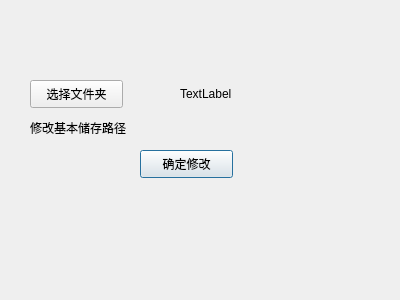
<?xml version="1.0" encoding="UTF-8"?>
<ui version="4.0">
 <class>Dialog</class>
 <widget class="QDialog" name="Dialog">
  <property name="geometry">
   <rect>
    <x>0</x>
    <y>0</y>
    <width>400</width>
    <height>300</height>
   </rect>
  </property>
  <property name="minimumSize">
   <size>
    <width>400</width>
    <height>300</height>
   </size>
  </property>
  <property name="maximumSize">
   <size>
    <width>400</width>
    <height>300</height>
   </size>
  </property>
  <property name="sizeIncrement">
   <size>
    <width>400</width>
    <height>300</height>
   </size>
  </property>
  <property name="baseSize">
   <size>
    <width>400</width>
    <height>300</height>
   </size>
  </property>
  <property name="windowTitle">
   <string>Dialog</string>
  </property>
  <widget class="QPushButton" name="confirm">
   <property name="geometry">
    <rect>
     <x>140</x>
     <y>150</y>
     <width>93</width>
     <height>28</height>
    </rect>
   </property>
   <property name="text">
    <string>确定修改</string>
   </property>
  </widget>
  <widget class="QLabel" name="label_2">
   <property name="geometry">
    <rect>
     <x>30</x>
     <y>120</y>
     <width>120</width>
     <height>16</height>
    </rect>
   </property>
   <property name="text">
    <string>修改基本储存路径</string>
   </property>
  </widget>
  <widget class="QPushButton" name="selectDir">
   <property name="geometry">
    <rect>
     <x>30</x>
     <y>80</y>
     <width>93</width>
     <height>28</height>
    </rect>
   </property>
   <property name="text">
    <string>选择文件夹</string>
   </property>
  </widget>
  <widget class="QLabel" name="dir">
   <property name="geometry">
    <rect>
     <x>180</x>
     <y>80</y>
     <width>172</width>
     <height>28</height>
    </rect>
   </property>
   <property name="text">
    <string>TextLabel</string>
   </property>
  </widget>
 </widget>
 <resources/>
 <connections/>
</ui>
